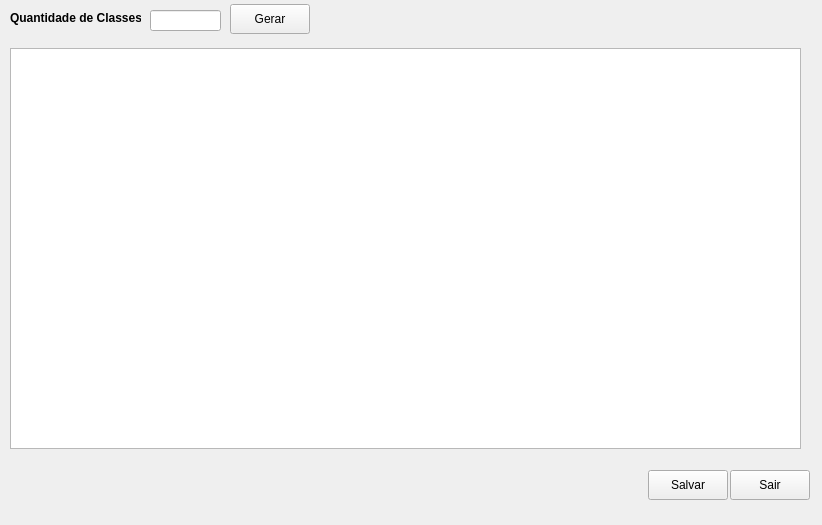
<?xml version="1.0" encoding="UTF-8"?>
<ui version="4.0">
 <class>DistribuicaoDeInterceptosDialog</class>
 <widget class="QDialog" name="DistribuicaoDeInterceptosDialog">
  <property name="windowModality">
   <enum>Qt::ApplicationModal</enum>
  </property>
  <property name="geometry">
   <rect>
    <x>0</x>
    <y>0</y>
    <width>822</width>
    <height>525</height>
   </rect>
  </property>
  <property name="windowTitle">
   <string>Distribuição de interceptos</string>
  </property>
  <widget class="QLabel" name="label">
   <property name="geometry">
    <rect>
     <x>10</x>
     <y>10</y>
     <width>131</width>
     <height>16</height>
    </rect>
   </property>
   <property name="font">
    <font>
     <weight>75</weight>
     <bold>true</bold>
    </font>
   </property>
   <property name="text">
    <string>Quantidade de Classes:</string>
   </property>
  </widget>
  <widget class="QLineEdit" name="textQtdeSubClasses">
   <property name="geometry">
    <rect>
     <x>150</x>
     <y>10</y>
     <width>71</width>
     <height>21</height>
    </rect>
   </property>
   <property name="text">
    <string/>
   </property>
  </widget>
  <widget class="QPushButton" name="btnSalvar">
   <property name="geometry">
    <rect>
     <x>648</x>
     <y>470</y>
     <width>80</width>
     <height>30</height>
    </rect>
   </property>
   <property name="cursor">
    <cursorShape>PointingHandCursor</cursorShape>
   </property>
   <property name="text">
    <string>Salvar</string>
   </property>
   <property name="autoDefault">
    <bool>false</bool>
   </property>
  </widget>
  <widget class="QPushButton" name="btnSair">
   <property name="geometry">
    <rect>
     <x>730</x>
     <y>470</y>
     <width>80</width>
     <height>30</height>
    </rect>
   </property>
   <property name="cursor">
    <cursorShape>PointingHandCursor</cursorShape>
   </property>
   <property name="text">
    <string>Sair</string>
   </property>
   <property name="autoDefault">
    <bool>false</bool>
   </property>
  </widget>
  <widget class="QTableView" name="tableDistribuicao">
   <property name="geometry">
    <rect>
     <x>10</x>
     <y>48</y>
     <width>791</width>
     <height>401</height>
    </rect>
   </property>
  </widget>
  <widget class="QPushButton" name="btnGerarDistribuicao">
   <property name="geometry">
    <rect>
     <x>230</x>
     <y>4</y>
     <width>80</width>
     <height>30</height>
    </rect>
   </property>
   <property name="cursor">
    <cursorShape>PointingHandCursor</cursorShape>
   </property>
   <property name="text">
    <string>Gerar</string>
   </property>
   <property name="autoDefault">
    <bool>false</bool>
   </property>
  </widget>
 </widget>
 <resources>
  <include location="resources.qrc"/>
 </resources>
 <connections>
  <connection>
   <sender>btnSair</sender>
   <signal>clicked()</signal>
   <receiver>DistribuicaoDeInterceptosDialog</receiver>
   <slot>sair()</slot>
   <hints>
    <hint type="sourcelabel">
     <x>381</x>
     <y>402</y>
    </hint>
    <hint type="destinationlabel">
     <x>213</x>
     <y>211</y>
    </hint>
   </hints>
  </connection>
  <connection>
   <sender>btnSalvar</sender>
   <signal>clicked()</signal>
   <receiver>DistribuicaoDeInterceptosDialog</receiver>
   <slot>salvar()</slot>
   <hints>
    <hint type="sourcelabel">
     <x>299</x>
     <y>402</y>
    </hint>
    <hint type="destinationlabel">
     <x>213</x>
     <y>211</y>
    </hint>
   </hints>
  </connection>
  <connection>
   <sender>btnGerarDistribuicao</sender>
   <signal>clicked()</signal>
   <receiver>DistribuicaoDeInterceptosDialog</receiver>
   <slot>gerarDistribuicao()</slot>
   <hints>
    <hint type="sourcelabel">
     <x>269</x>
     <y>20</y>
    </hint>
    <hint type="destinationlabel">
     <x>330</x>
     <y>182</y>
    </hint>
   </hints>
  </connection>
 </connections>
 <slots>
  <slot>sair()</slot>
  <slot>salvar()</slot>
  <slot>gerarDistribuicao()</slot>
 </slots>
</ui>
